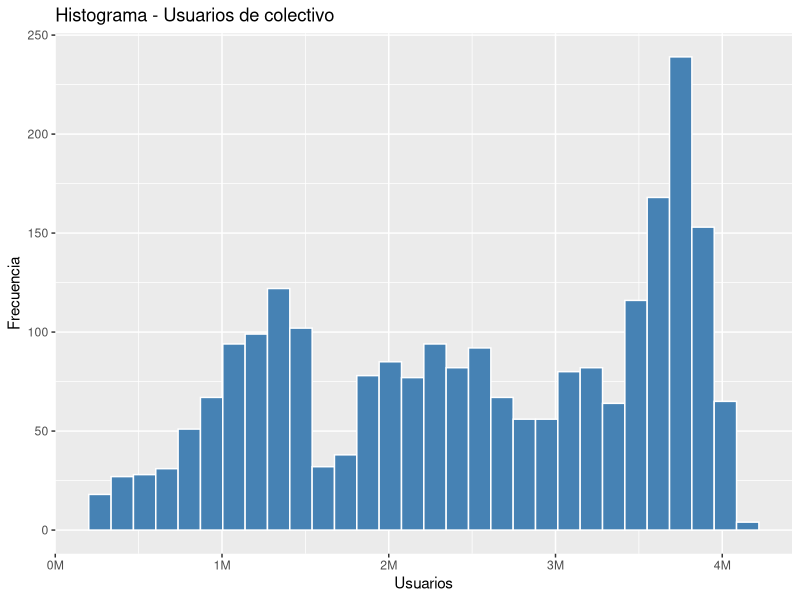
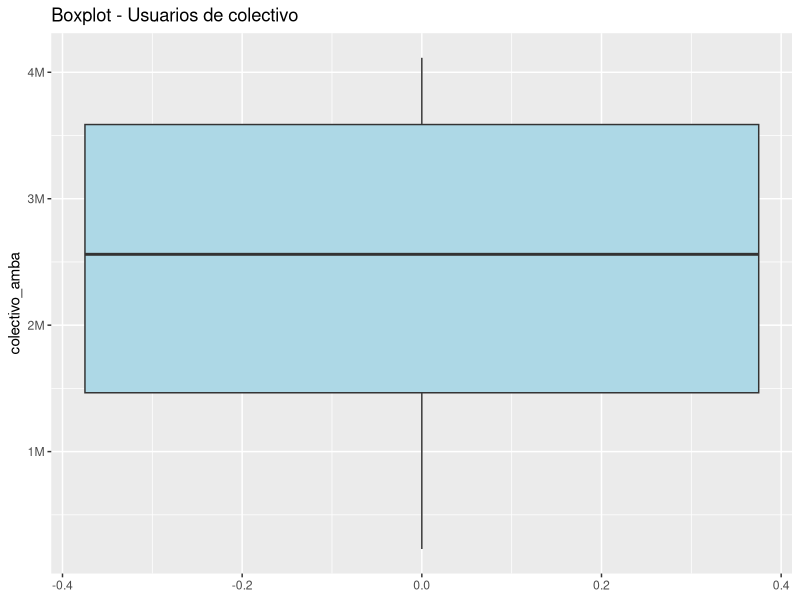
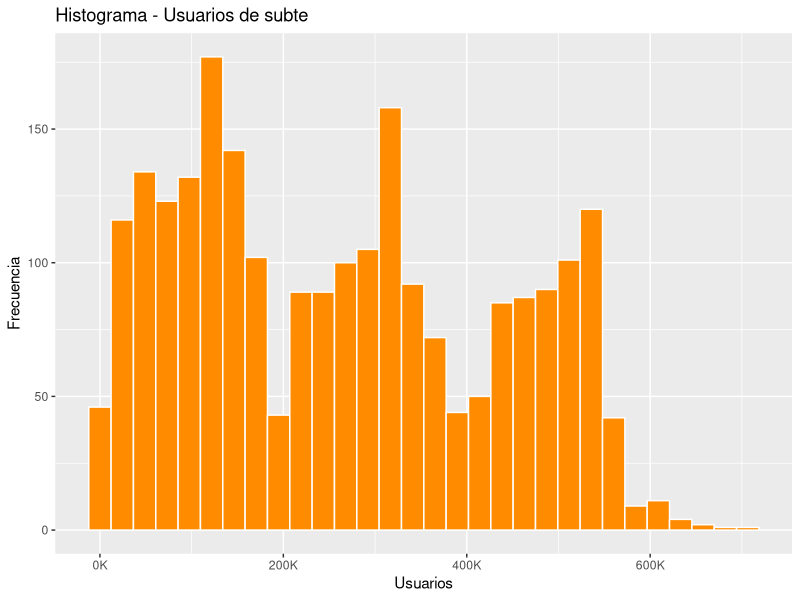
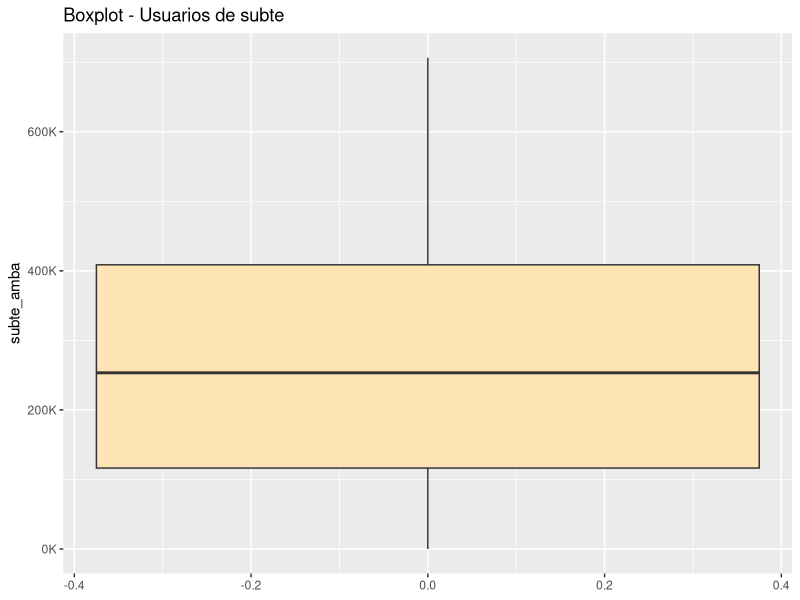
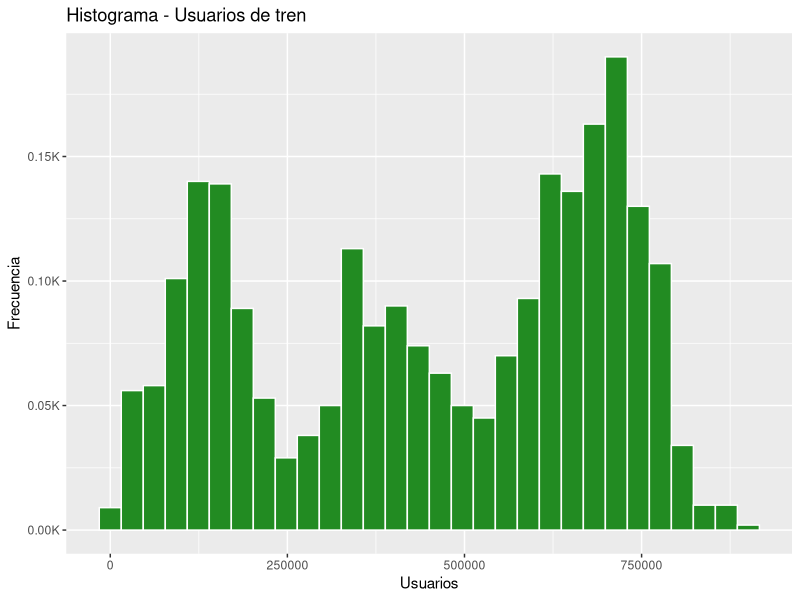
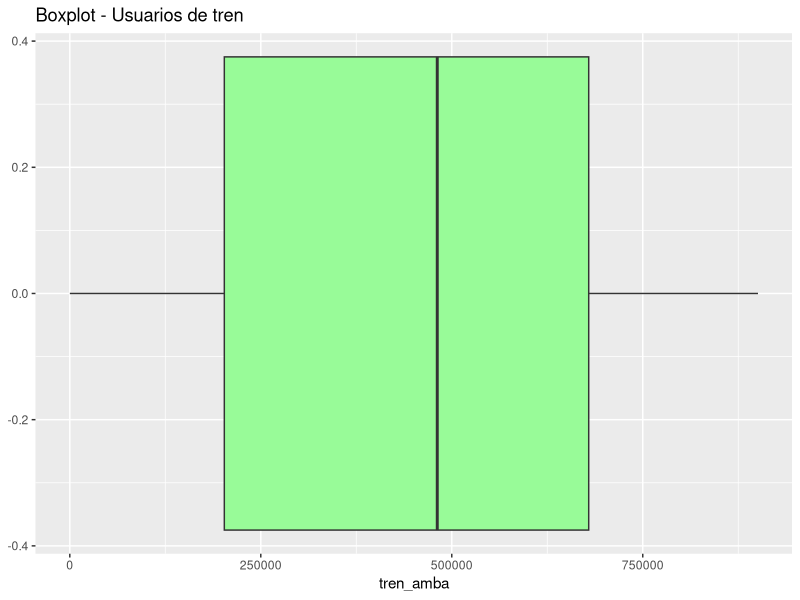

Reproduce these figures in R, in order.
## ---- chunk 1
library(tidyverse)
library(scales)
## ---- chunk 2
datos <- read_csv("datos/dataset_sube.csv")
glimpse(datos)
summary(datos)
## ---- chunk 3
dias <- c("Lunes", "Martes", "Miércoles", "Jueves", "Viernes", "Sábado", "Domingo")
datos <- datos %>%
  mutate(dia_semana_lbl = factor(dias[dia_semana + 1], levels = dias))
## ---- chunk 4
datos %>% 
  summarise( 
    media_colectivo = mean(colectivo_amba, na.rm = TRUE), 
    mediana_colectivo = median(colectivo_amba, na.rm = TRUE), 
    media_subte = mean(subte_amba, na.rm = TRUE),
    mediana_subte = median(subte_amba, na.rm = TRUE), 
    media_tren = mean(tren_amba, na.rm = TRUE),
    mediana_tren = median(tren_amba, na.rm = TRUE) 
)
## ---- chunk 5
moda <- function(x) {
  ux <- unique(na.omit(x))
  ux[which.max(tabulate(match(x, ux)))]
}

moda(datos$colectivo_amba)
moda(datos$subte_amba)
moda(datos$tren_amba)

## ---- chunk 6
quantile(datos$colectivo_amba, probs = c(0.25, 0.5, 0.75), na.rm = TRUE)
quantile(datos$colectivo_amba, probs = seq(0, 1, 0.1), na.rm = TRUE)

quantile(datos$subte_amba, probs = c(0.25, 0.5, 0.75), na.rm = TRUE)
quantile(datos$subte_amba, probs = seq(0, 1, 0.1), na.rm = TRUE)

quantile(datos$tren_amba, probs = c(0.25, 0.5, 0.75), na.rm = TRUE)
quantile(datos$tren_amba, probs = seq(0, 1, 0.1), na.rm = TRUE)
## ---- chunk 7
ggplot(datos, aes(x = colectivo_amba)) +
  geom_histogram(bins = 30, fill = "steelblue", color = "white") +
  # scale = 1e-6 divide el número por un millón, suffix = "M" le agrega la letra
  scale_x_continuous(labels = label_number(scale = 1e-6, suffix = "M")) + 
  labs(title = "Histograma - Usuarios de colectivo", x = "Usuarios", y = "Frecuencia")

ggplot(datos, aes(y = colectivo_amba)) +
  geom_boxplot(fill = "lightblue") +
  scale_y_continuous(labels = label_number(scale = 1e-6, suffix = "M")) +
  labs(title = "Boxplot - Usuarios de colectivo")
## ---- chunk 8
ggplot(datos, aes(x = subte_amba)) +
  geom_histogram(bins = 30, fill = "darkorange", color = "white") +
  scale_x_continuous(labels = label_number(scale = 1e-3, suffix = "K")) +
  labs(title = "Histograma - Usuarios de subte", x = "Usuarios", y = "Frecuencia")

ggplot(datos, aes(y = subte_amba)) +
  geom_boxplot(fill = "moccasin") +
  scale_y_continuous(labels = label_number(scale = 1e-3, suffix = "K")) +
  labs(title = "Boxplot - Usuarios de subte")
## ---- chunk 9
ggplot(datos, aes(x = tren_amba)) +
  geom_histogram(bins = 30, fill = "forestgreen", color = "white") +
  scale_y_continuous(labels = label_number(scale = 1e-3, suffix = "K")) + 
  labs(title = "Histograma - Usuarios de tren", x = "Usuarios", y = "Frecuencia")

ggplot(datos, aes(x = tren_amba)) +
  geom_boxplot(fill = "palegreen") +
  labs(title = "Boxplot - Usuarios de tren")
## ---- chunk 10
rango <- max(datos$colectivo_amba, na.rm = TRUE) - min(datos$colectivo_amba, na.rm = TRUE)
amplitud <- rango / 10
amplitud
## ---- chunk 11
datos %>%
  mutate(intervalo = cut(colectivo_amba, breaks = 10)) %>%
  count(intervalo) %>%
  mutate(
    frec_relativa = n / sum(n),
    frec_porcentual = round(frec_relativa * 100, 2),
    frec_acumulada = cumsum(n)
  )
## ---- chunk 12
datos %>%
  mutate(intervalo = cut(subte_amba, breaks = 10)) %>%
  count(intervalo) %>%
  mutate(
    frec_relativa = n / sum(n),
    frec_porcentual = round(frec_relativa * 100, 2),
    frec_acumulada = cumsum(n)
  )
## ---- chunk 13
datos %>%
  mutate(intervalo = cut(tren_amba, breaks = 10)) %>%
  count(intervalo) %>%
  mutate(
    frec_relativa = n / sum(n),
    frec_porcentual = round(frec_relativa * 100, 2),
    frec_acumulada = cumsum(n)
  )
